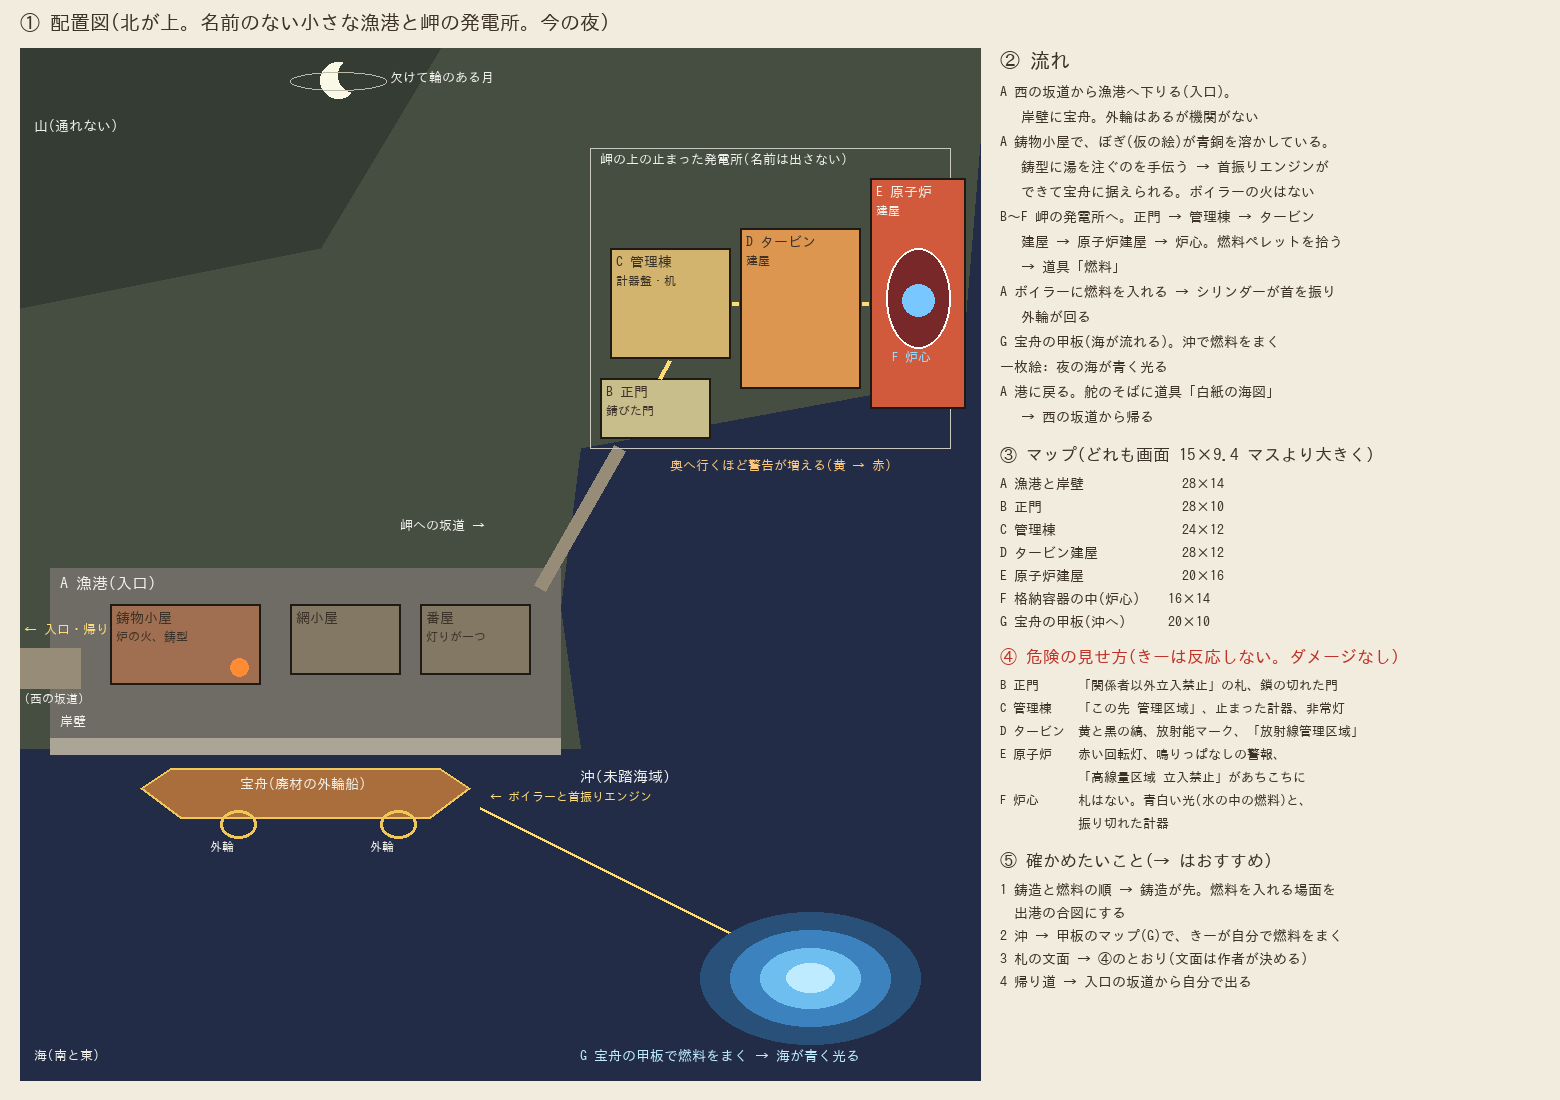

Write Python code to recreate this figure.
# 宝舟と首振りエンジン 配置図(2026-10-02)。北が上
from PIL import Image, ImageDraw, ImageFont
F = '/usr/share/fonts/opentype/ipafont-gothic/ipag.ttf'
f = lambda s: ImageFont.truetype(F, s)
W, H = 1560, 1100
im = Image.new('RGB', (W, H), (242, 236, 222)); d = ImageDraw.Draw(im)
INK = (60, 50, 40); RED = (190, 50, 40); MUT = (120, 110, 100); WH = (240, 240, 235)
d.text((20, 12), '① 配置図(北が上。名前のない小さな漁港と岬の発電所。今の夜)', fill=INK, font=f(20))
X0, Y0, X1, Y1 = 20, 48, 980, 1080
# 夜の陸と海
d.rectangle((X0, Y0, X1, Y1), fill=(34, 44, 70))           # 海
land = [(X0, Y0), (X1, Y0), (X1, Y0 + 90), (X1 - 20, Y0 + 330), (X0 + 560, Y0 + 400),
        (X0 + 540, Y0 + 560), (X0 + 560, Y0 + 700), (X0, Y0 + 700)]
d.polygon(land, fill=(70, 78, 66))
d.polygon([(X0, Y0), (X0 + 420, Y0), (X0 + 300, Y0 + 200), (X0, Y0 + 260)], fill=(52, 60, 52))
d.text((X0 + 14, Y0 + 70), '山(通れない)', fill=WH, font=f(14))
# 月
d.ellipse((X0 + 300, Y0 + 14, X0 + 336, Y0 + 50), fill=(250, 248, 230))
d.ellipse((X0 + 318, Y0 + 10, X0 + 350, Y0 + 44), fill=(52, 60, 52))
d.arc((X0 + 270, Y0 + 24, X0 + 366, Y0 + 42), 0, 360, fill=(190, 186, 170))
d.text((X0 + 370, Y0 + 22), '欠けて輪のある月', fill=WH, font=f(13))
# A 漁港
d.rectangle((X0 + 30, Y0 + 520, X0 + 540, Y0 + 700), fill=(110, 108, 100))
d.text((X0 + 40, Y0 + 526), 'A 漁港(入口)', fill=WH, font=f(16))
d.rectangle((X0, Y0 + 600, X0 + 60, Y0 + 640), fill=(150, 140, 120))
d.text((X0 + 4, Y0 + 574), '← 入口・帰り道', fill=(255, 220, 120), font=f(13))
d.text((X0 + 4, Y0 + 644), '(西の坂道)', fill=WH, font=f(12))
def box(x, y, w, h, label, c=(150, 130, 100), sub=None, col=INK):
    d.rectangle((x, y, x + w, y + h), fill=c, outline=(30, 26, 22), width=2)
    d.text((x + 6, y + 6), label, fill=col, font=f(14))
    if sub: d.text((x + 6, y + 26), sub, fill=col, font=f(12))
box(X0 + 90, Y0 + 556, 150, 80, '鋳物小屋', c=(160, 110, 80), sub='炉の火、鋳型')
d.ellipse((X0 + 210, Y0 + 610, X0 + 228, Y0 + 628), fill=(255, 140, 50))
box(X0 + 270, Y0 + 556, 110, 70, '網小屋', c=(130, 120, 100))
box(X0 + 400, Y0 + 556, 110, 70, '番屋', c=(130, 120, 100), sub='灯りが一つ')
# 岸壁と宝舟
d.rectangle((X0 + 30, Y0 + 690, X0 + 540, Y0 + 706), fill=(170, 165, 150))
d.text((X0 + 40, Y0 + 666), '岸壁', fill=WH, font=f(13))
boat = [(X0 + 150, Y0 + 720), (X0 + 420, Y0 + 720), (X0 + 450, Y0 + 740), (X0 + 410, Y0 + 770), (X0 + 160, Y0 + 770), (X0 + 120, Y0 + 740)]
d.polygon(boat, fill=(170, 110, 60), outline=(240, 200, 90), width=2)
for x in (X0 + 200, X0 + 360): d.ellipse((x, Y0 + 762, x + 36, Y0 + 790), outline=(240, 200, 90), width=3)
d.text((X0 + 220, Y0 + 728), '宝舟(廃材の外輪船)', fill=WH, font=f(14))
d.text((X0 + 470, Y0 + 742), '← ボイラーと首振りエンジン', fill=(255, 220, 120), font=f(12))
d.text((X0 + 190, Y0 + 792), '外輪', fill=WH, font=f(12)); d.text((X0 + 350, Y0 + 792), '外輪', fill=WH, font=f(12))
# 岬への坂道
d.line([(X0 + 520, Y0 + 540), (X0 + 560, Y0 + 470), (X0 + 600, Y0 + 400)], fill=(150, 140, 120), width=14)
d.text((X0 + 380, Y0 + 470), '岬への坂道 →', fill=WH, font=f(13))
# 発電所(B〜F)。奥ほど赤い
d.rectangle((X0 + 570, Y0 + 100, X1 - 30, Y0 + 400), outline=(200, 200, 190), width=1)
d.text((X0 + 580, Y0 + 104), '岬の上の止まった発電所(名前は出さない)', fill=WH, font=f(13))
box(X0 + 580, Y0 + 330, 110, 60, 'B 正門', c=(200, 190, 140), sub='錆びた門')
box(X0 + 590, Y0 + 200, 120, 110, 'C 管理棟', c=(210, 180, 110), sub='計器盤・机')
box(X0 + 720, Y0 + 180, 120, 160, 'D タービン', c=(220, 150, 80), sub='建屋')
box(X0 + 850, Y0 + 130, 95, 230, 'E 原子炉', c=(210, 90, 60), sub='建屋', col=WH)
d.ellipse((X0 + 866, Y0 + 200, X0 + 930, Y0 + 300), fill=(120, 40, 40), outline=(255, 255, 255), width=2)
d.ellipse((X0 + 882, Y0 + 236, X0 + 914, Y0 + 268), fill=(120, 200, 255))
d.text((X0 + 872, Y0 + 302), 'F 炉心', fill=(150, 220, 255), font=f(13))
for a, b in [((X0 + 640, Y0 + 330), (X0 + 650, Y0 + 312)), ((X0 + 712, Y0 + 255), (X0 + 718, Y0 + 255)),
             ((X0 + 842, Y0 + 255), (X0 + 848, Y0 + 255))]:
    d.line((a, b), fill=(255, 220, 120), width=4)
d.text((X0 + 650, Y0 + 410), '奥へ行くほど警告が増える(黄 → 赤)', fill=(255, 200, 120), font=f(13))
# 沖
d.text((X0 + 560, Y0 + 720), '沖(未踏海域)', fill=WH, font=f(15))
d.line([(X0 + 460, Y0 + 760), (X0 + 620, Y0 + 840), (X0 + 740, Y0 + 900)], fill=(255, 220, 120), width=3)
for r, c in [(110, (40, 80, 120)), (80, (60, 130, 190)), (50, (110, 190, 240)), (24, (190, 235, 255))]:
    d.ellipse((X0 + 790 - r, Y0 + 930 - r * 0.6, X0 + 790 + r, Y0 + 930 + r * 0.6), fill=c)
d.text((X0 + 560, Y0 + 1000), 'G 宝舟の甲板で燃料をまく → 海が青く光る', fill=(190, 235, 255), font=f(14))
d.text((X0 + 14, Y0 + 1000), '海(南と東)', fill=WH, font=f(13))
# 右: 流れとマップ
RX = 1000
d.text((RX, 50), '② 流れ', fill=INK, font=f(20))
steps = [
    'A 西の坂道から漁港へ下りる(入口)。',
    '   岸壁に宝舟。外輪はあるが機関がない',
    'A 鋳物小屋で、ぼぎ(仮の絵)が青銅を溶かしている。',
    '   鋳型に湯を注ぐのを手伝う → 首振りエンジンが',
    '   できて宝舟に据えられる。ボイラーの火はない',
    'B〜F 岬の発電所へ。正門 → 管理棟 → タービン',
    '   建屋 → 原子炉建屋 → 炉心。燃料ペレットを拾う',
    '   → 道具「燃料」',
    'A ボイラーに燃料を入れる → シリンダーが首を振り',
    '   外輪が回る',
    'G 宝舟の甲板(海が流れる)。沖で燃料をまく',
    '一枚絵: 夜の海が青く光る',
    'A 港に戻る。舵のそばに道具「白紙の海図」',
    '   → 西の坂道から帰る',
]
for i, s in enumerate(steps): d.text((RX, 84 + i * 25), s, fill=INK, font=f(14))
d.text((RX, 446), '③ マップ(どれも画面 15×9.4 マスより大きく)', fill=INK, font=f(17))
maps = ['A 漁港と岸壁              28×14', 'B 正門                    28×10', 'C 管理棟                  24×12',
        'D タービン建屋            28×12', 'E 原子炉建屋              20×16', 'F 格納容器の中(炉心)    16×14',
        'G 宝舟の甲板(沖へ)      20×10']
for i, s in enumerate(maps): d.text((RX, 476 + i * 23), s, fill=INK, font=f(14))
d.text((RX, 648), '④ 危険の見せ方(きーは反応しない。ダメージなし)', fill=RED, font=f(17))
danger = [
    'B 正門      「関係者以外立入禁止」の札、鎖の切れた門',
    'C 管理棟    「この先 管理区域」、止まった計器、非常灯',
    'D タービン  黄と黒の縞、放射能マーク、「放射線管理区域」',
    'E 原子炉    赤い回転灯、鳴りっぱなしの警報、',
    '            「高線量区域 立入禁止」があちこちに',
    'F 炉心      札はない。青白い光(水の中の燃料)と、',
    '            振り切れた計器',
]
for i, s in enumerate(danger): d.text((RX, 678 + i * 23), s, fill=INK, font=f(13))
d.text((RX, 852), '⑤ 確かめたいこと(→ はおすすめ)', fill=INK, font=f(17))
qs = [
    '1 鋳造と燃料の順 → 鋳造が先。燃料を入れる場面を',
    '  出港の合図にする',
    '2 沖 → 甲板のマップ(G)で、きーが自分で燃料をまく',
    '3 札の文面 → ④のとおり(文面は作者が決める)',
    '4 帰り道 → 入口の坂道から自分で出る',
]
for i, s in enumerate(qs): d.text((RX, 882 + i * 23), s, fill=INK, font=f(14))
im.save('/home/user/project/docs/assets/takarabune/plan.png')
print('ok')
